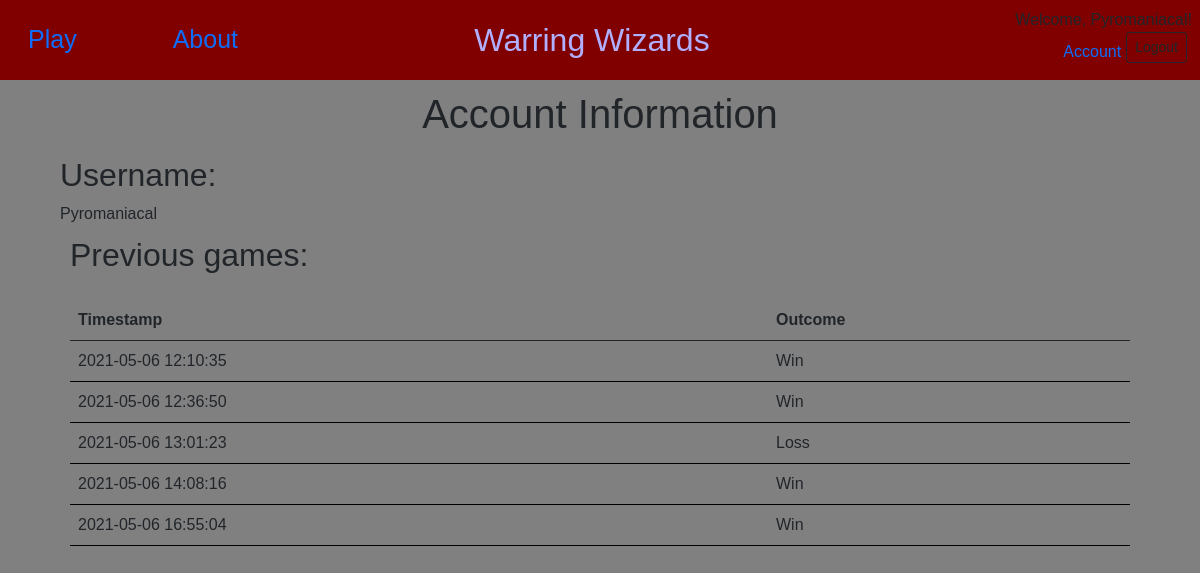
Screenshot of /account (signed in) with the database file from the repository.
### tables this page shows
CREATE TABLE users (id integer primary key autoincrement , username varchar(50), password_hash varchar(50), is_administrator INTEGER DEFAULT 0, can_create_games INTEGER DEFAULT 0);

CREATE TABLE players (
	id INTEGER PRIMARY KEY AUTOINCREMENT,
	user_id REAL,
	game_id REAL,
	hp REAL,
	max_hp REAL,
	heal REAL,
	armor REAL,
	attack REAL,
	income REAL,
	coins REAL,
	energy REAL,
	energy_increase REAL,
	energy_acceleration REAL,
    timestamp DATETIME DEFAULT CURRENT_TIMESTAMP, is_alive INTEGER DEFAULT 1, is_archived INTEGER DEFAULT 0,
	FOREIGN KEY (user_id)
		REFERENCES users (id),
	FOREIGN KEY (game_id)
		REFERENCES games(id)
);

CREATE TABLE games (
id INTEGER PRIMARY KEY AUTOINCREMENT,
timestamp DATETIME DEFAULT CURRENT_TIMESTAMP,
user_id INTEGER NOT NULL, can_join INTEGER, available_slots INTEGER DEFAULT 0, is_archived INTEGER DEFAULT 0, wait_time INTEGER DEFAULT 150,
FOREIGN KEY (user_id)
REFERENCES users (id)
);

### app.py (the view)
@app.route("/account", methods = ["GET"])
@login_required
def account():
    previous_games = get_previous_games(current_user)
    return render_template("account.html", previous_games = previous_games)

### app.py (called while the page is built)
@login_manager.user_loader
def load_user(user_id):
    return get_user_by_id(user_id, is_authenticated = True)

### static/database/repositories/GameRepository.py (called while the page is built)
def get_previous_games(user):
    return GameConnection().get_previous_games(user.get_id())

### static/database/repositories/UserRepository.py (called while the page is built)
def get_user_by_id(id, is_authenticated = False):
    user = User(id = id, is_authenticated = is_authenticated)
    if user.get_attributes_by_id():
        return user
    else:
        return None

### templates/account.html (shortened to what this page needs)
{% extends "layoutmainpages.html" %}
{% block body %}
    <h1>
        Account Information
    </h1>
    <div class="padded-section">
        <div>
            <h2>
                Username:
            </h2>
            <div>
                {{ current_user.get_username() }}
            </div>
        </div>
        <div class="padded-section">
            <h2>
                Previous games:
            </h2>
            <table class="table">
                <thead>
                    <tr>
                        <th scope="col">
                            Timestamp
                        </th>
                        <th scope="col">
                            Outcome
                        </th>
                    </tr>
                </thead>
                <tbody>
                {% for game in previous_games %}
                    <tr>
                        <td>
                            {{ game.timestamp }}
                        </td>
                        <td>
                            {% if game.is_alive %}
                                Win
                            {% else %}
                                Loss
                            {% endif %}
                        </td>
                    </tr>
                {% endfor %}
                </tbody>
            </table>
        </div>
    </div>
{% endblock %}

### templates/layoutmainpages.html (shortened to what this page needs)
{% extends "parentlayout.html" %}
{% block parent_body %}
    <body class="standard_body">
        <nav class="navbar top_bar">
            <div class="navbar-nav navbar-links navbar-section">
                <div class="navbar-nav navbar-link">
                    <a class="nav-link" href="/games">Play</a>
                </div>
                <div class="navbar-nav navbar-link">
                    <a class="nav-link" href="/about">About</a>
                </div>
            </div>
            <div class="nav navbar-nav navbar-brand navbar-center game_title nav-item">
                <a href="/">
                    Warring Wizards
                </a>
            </div>
            {% if current_user.is_authenticated == True %}
            <div class="nav navbar-nav ml-auto justify-content-end login_bar nav-item navbar-section">
                <div class="login-links">
                    <a class=" nav-link login-item" href="/account">Account</a>
                    <form action="/logout" class="login-item">
                        <input class="btn btn-outline-dark btn-sm" type="submit" value="Logout">
                    </form>
                </div>
            </div>
            {% endif %}
        </nav>
        <div class="standard_main_body">
            {% block body %}
            {% endblock %}
        </div>
    </body>
{% endblock %}

### templates/parentlayout.html (shortened to what this page needs)
<!DOCTYPE html>
<html lang="en">
    <head>
        <link href="https://cdn.jsdelivr.net/npm/bootstrap@5.0.0-beta3/dist/css/bootstrap.min.css" rel="stylesheet">
        <link href="{{ url_for('static', filename='css/styles.css') }}" rel="stylesheet">
    </head>
    {% block parent_body %}
    {% endblock %}
</html>

### static/css/styles.css (style rules this page uses)
h1 { text-align: center; }
table { margin-top: 25px; margin-bottom: 50px; }
tbody, td, tfoot, th, thead, tr { border-color: black; }
.standard_body { background-image: url('/static/parchmentbackgroundimage.jpg'); background-color: gray; font-family: Luminari, "Brush Script MT", sans-serif; margin-top: 0px; margin-left: 0px; margin-right: 0px; }
.standard_main_body { margin-top: 10px; margin-bottom: 10px; margin-left: 50px; margin-right: 50px; }
.top_bar { flex-wrap: nowrap; justify-content: space-between; padding-left: 8px; padding-right: 8px; position: sticky; top: 0; background-color: maroon; z-index: 0; }
.login_bar { text-align: right; }
.game_title { text-align: center; }
.game_title a, .game_title a:visited { font-size: xx-large; color: #B0B0FF; text-align: center; text-decoration: none; }
.padded-section { padding: 10px; }
.navbar-section { width: 250px; }
.navbar-links { display: flex; flex-direction: row; justify-content: space-between; }
.navbar-link { padding-left: 20px; padding-right: 20px; font-size: 25px; display: flex; }
.login-links { display: flex; flex-direction: row; justify-content: flex-end; }
.login-item { padding-left: 5px; padding-right: 5px; }

### rows the page displays
users: get_username "Pyromaniacal"
players: timestamp "2021-05-06 12:10:35", is_alive "Win"
players: timestamp "2021-05-06 12:36:50", is_alive "Win"
players: timestamp "2021-05-06 13:01:23", is_alive "Loss"
players: timestamp "2021-05-06 14:08:16", is_alive "Win"
players: timestamp "2021-05-06 16:55:04", is_alive "Win"
